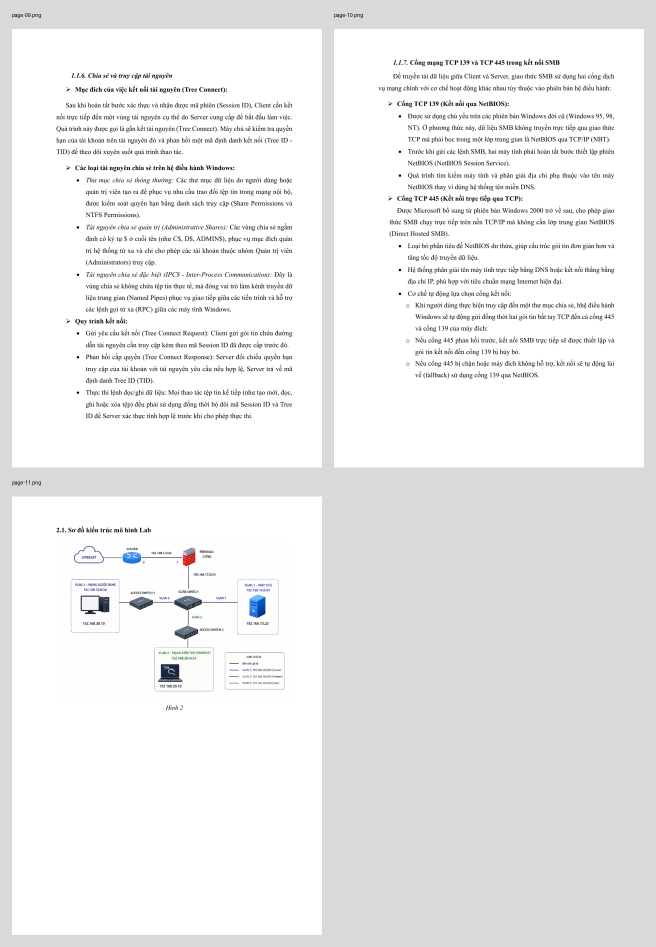
#> input picture .tmp/reference-docs/pages-ATTT_DACN_01-BaoCao-Tuan2/contact-3.png, 1312 x 1894 px, given as the content of the folder reference-docs/pages-ATTT_DACN_01-BaoCao-Tuan2/contact-3.png, which was not available (shown at 1/2 size)
$ python make_contact_sheets.py reference-docs/pages-ATTT_DACN_01-BaoCao-Tuan2/contact-3.png
#> lines starting #> are read from the running program, lines starting #| are printed output that depends on the picture; pictures that were not available may be replaced by others from this repository, and a replacement may not be noted
from __future__ import annotations

import sys
from pathlib import Path

from PIL import Image, ImageDraw


def main(folder: Path) -> None:
    pages = sorted(folder.glob("*.png"))
    target_width = 620
    gap = 24
    label_height = 34
    for sheet_index in range(0, len(pages), 4):
        group = pages[sheet_index : sheet_index + 4]
        rendered = []
        for page in group:
            image = Image.open(page).convert("RGB")
#> image is the input picture: PIL image 1312x1894 RGB; mean R, G, B 236.2, 236.3, 236.4
            height = round(image.height * target_width / image.width)
#> height = 895
            rendered.append((page.name, image.resize((target_width, height))))
        width = target_width * 2 + gap * 3
        cell_height = max(image.height for _, image in rendered) + label_height
#> cell_height = 929
        height = cell_height * 2 + gap * 3
#> height = 1930
        canvas = Image.new("RGB", (width, height), "#d9d9d9")
#> canvas: PIL image 1312x1930 RGB; every value is 217
        draw = ImageDraw.Draw(canvas)
        for index, (name, image) in enumerate(rendered):
            col, row = index % 2, index // 2
            x = gap + col * (target_width + gap)
            y = gap + row * (cell_height + gap)
            draw.text((x, y), name, fill="black")
            canvas.paste(image, (x, y + label_height))
#> this loop made 1 pass
#> (name, col, row, x, y) on pass 1: ('contact-3.png', 0, 0, 24, 24)
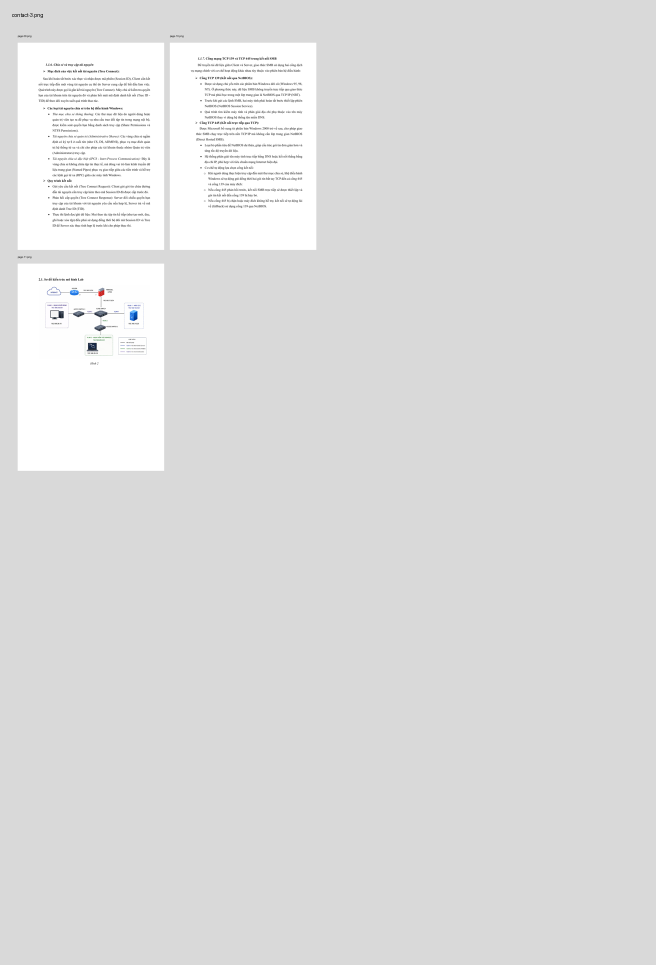
#> canvas: PIL image 1312x1930 RGB (shown at 1/2 size); mean R, G, B 221.2, 221.2, 221.2
        output = folder / f"contact-{sheet_index // 4 + 1}.png"
        canvas.save(output)


if __name__ == "__main__":
    main(Path(sys.argv[1]))

$ run again, on .tmp/reference-docs/pages-ATTT_DACN_01-BaoCao-Tuan2/page-01.png
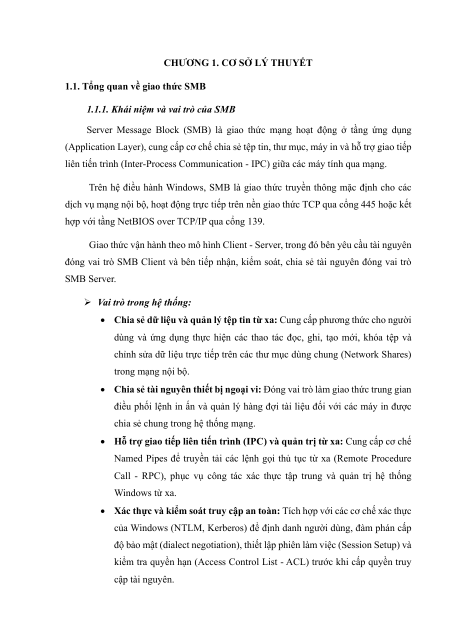
#> input picture .tmp/reference-docs/pages-ATTT_DACN_01-BaoCao-Tuan2/page-01.png, 910 x 1287 px, given as the content of the folder reference-docs/pages-ATTT_DACN_01-BaoCao-Tuan2/page-01.png, which was not available (shown at 1/2 size)
#> in main, image is the input picture: PIL image 910x1287 RGB; min 0, max 255, mean 244.5
#> cell_height = 911
#> in main, `height = cell_height * 2 + gap * 3`: height = 1894
#> the loop in main, `for index, (name, image) in enumerate(rendered):` made 1 pass
#> (name, col, row, x, y) on pass 1: ('page-01.png', 0, 0, 24, 24)
#> after the loop in main, `for index, (name, image) in enumerate(rendered):`:
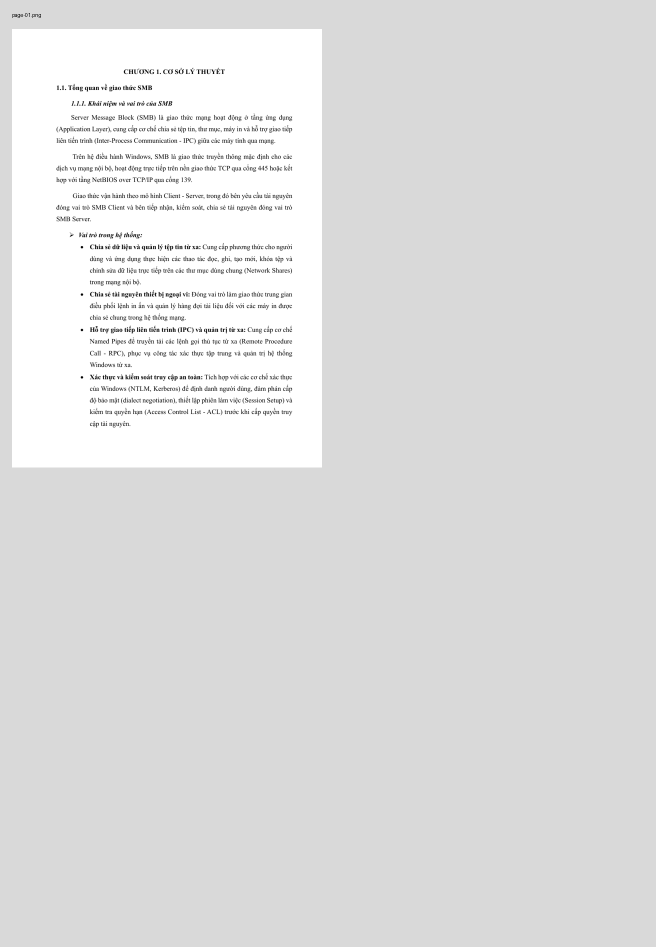
#> canvas: PIL image 1312x1894 RGB (shown at 1/2 size); min 0, max 255, mean 222.9

$ run again, on .tmp/reference-docs/pages-ATTT_DACN_01-BaoCao-Tuan2/page-02.png
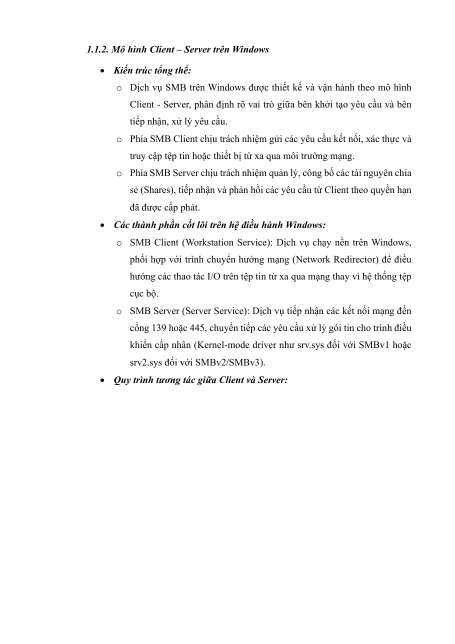
#> input picture .tmp/reference-docs/pages-ATTT_DACN_01-BaoCao-Tuan2/page-02.png, 910 x 1287 px, given as the content of the folder reference-docs/pages-ATTT_DACN_01-BaoCao-Tuan2/page-02.png, which was not available (shown at 1/2 size)
#> in main, image is the input picture: PIL image 910x1287 RGB; min 0, max 255, mean 248.6
#> cell_height = 911
#> in main, `height = cell_height * 2 + gap * 3`: height = 1894
#> the loop in main, `for index, (name, image) in enumerate(rendered):` made 1 pass
#> (name, col, row, x, y) on pass 1: ('page-02.png', 0, 0, 24, 24)
#> after the loop in main, `for index, (name, image) in enumerate(rendered):`:
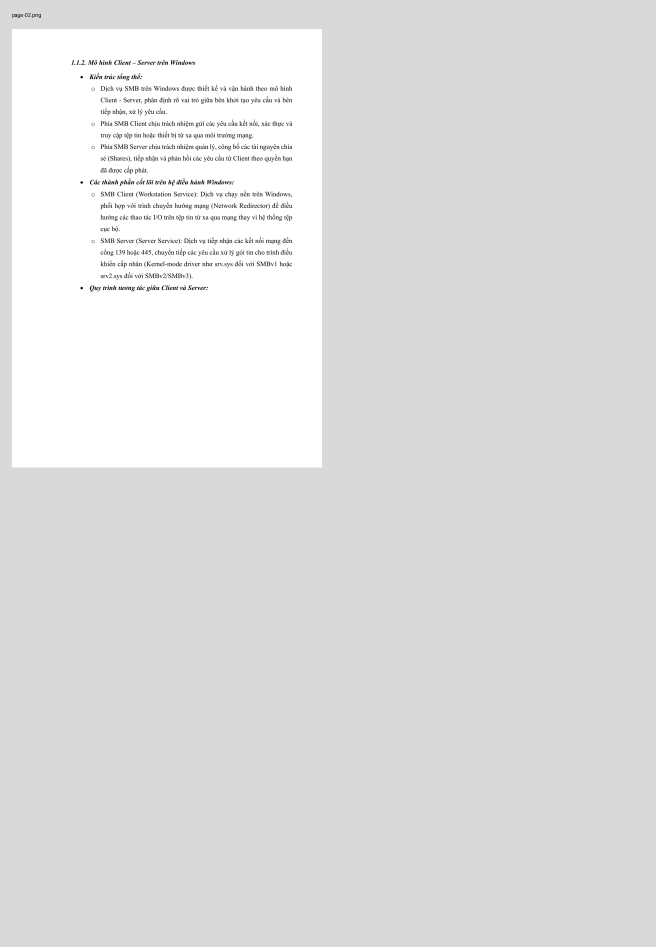
#> canvas: PIL image 1312x1894 RGB (shown at 1/2 size); min 0, max 255, mean 223.9
